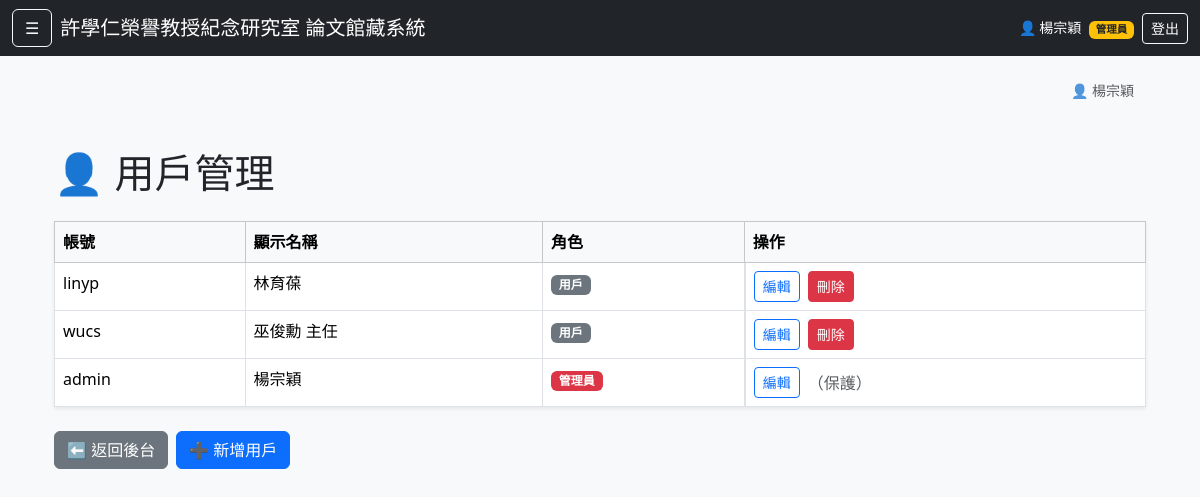
Page /admin/users (signed in) on the committed database.
### tables this page shows
CREATE TABLE users (
    id INTEGER PRIMARY KEY AUTOINCREMENT,
    username TEXT UNIQUE NOT NULL,
    password_hash TEXT NOT NULL,
    role TEXT DEFAULT 'user'
, display_name TEXT);

### app.py (the view)
@app.route('/admin/users')
def admin_users():
    if not session.get('logged_in') or session.get('role') != 'admin':
        flash("⚠️ 請以管理員身份登入以進入後台")
        return redirect(url_for('login'))
    conn = sqlite3.connect(DB_PATH)
    conn.row_factory = sqlite3.Row
    cursor = conn.cursor()
    cursor.execute("SELECT * FROM users ORDER BY role DESC, username ASC")
    users = cursor.fetchall()
    conn.close()
    return render_template('admin_users.html', users=users)

### templates/admin_users.html (shortened to what this page needs)
<!DOCTYPE html>
<html lang="zh-Hant">
{% extends "base.html" %}
{% block content %}
<body class="bg-light">
{% if session.get('display_name') %}
    <div class="text-end me-4 mt-2 small text-muted">
        👤 {{ session['display_name'] }}
    </div>
{% endif %}
    <div class="container py-5">
        <h1 class="mb-4">👤 用戶管理</h1>
        <table class="table table-bordered table-hover bg-white shadow-sm">
            <thead class="table-light">
                <tr>
                    <th>帳號</th>
					<th>顯示名稱</th>
                    <th>角色</th>
                    <th>操作</th>
                </tr>
            </thead>
            <tbody>
                {% for user in users %}
                <tr>
                    <td>{{ user['username'] }}</td>
						<td>{{ user['display_name'] or '（未設定）' }}</td>
						<td>
							{% if user['role'] == 'admin' %}
							<span class="badge bg-danger">管理員</span>
							{% else %}
							<span class="badge bg-secondary">用戶</span>
							{% endif %}
					</td>
<td class="d-flex gap-2">
    <a href="{{ url_for('edit_user', user_id=user['id']) }}" class="btn btn-sm btn-outline-primary">編輯</a>
    {% if user['username'] != 'admin' %}
        <a href="{{ url_for('delete_user', user_id=user['id']) }}" class="btn btn-sm btn-danger"
           onclick="return confirm('確定要刪除這個用戶嗎？')">刪除</a>
    {% else %}
        <span class="text-muted mt-1">（保護）</span>
    {% endif %}
</td>
                </tr>
                {% endfor %}
            </tbody>
        </table>
        <div class="d-flex gap-2 mt-4">
            <a href="/admin" class="btn btn-secondary">⬅ 返回後台</a>
            <a href="/admin/add_user" class="btn btn-primary">➕ 新增用戶</a>
        </div>
    </div>
</body>
{% endblock %}

### templates/base.html (shortened to what this page needs)
<!DOCTYPE html>
<html lang="zh-Hant">
<head>
    <link href="https://cdn.jsdelivr.net/npm/bootstrap@5.3.3/dist/css/bootstrap.min.css" rel="stylesheet">
	<link href="https://cdn.jsdelivr.net/npm/bootstrap-icons@1.10.5/font/bootstrap-icons.css" rel="stylesheet">
</head>
<body>
<nav class="navbar navbar-expand-lg navbar-dark bg-dark fixed-top">
    <div class="container-fluid">
        <button class="btn btn-outline-light me-2" data-bs-toggle="offcanvas" data-bs-target="#sidebar" aria-controls="sidebar">
            ☰
        </button>
        <a class="navbar-brand" href="{{ url_for('index') }}">許學仁榮譽教授紀念研究室 論文館藏系統</a>
        <div class="ms-auto d-flex align-items-center text-white small">
		{% if session.get('logged_in') %}
			<div class="me-2">
				👤 {{ session.get('display_name', session.get('username')) }}
				{% if session.get('role') == 'admin' %}
					<span class="badge bg-warning text-dark ms-1">管理員</span>
				{% endif %}
			</div>
			<a href="{{ url_for('logout') }}" class="btn btn-outline-light btn-sm">登出</a>
		{% else %}
			未登入
		{% endif %}
		</div>
    </div>
</nav>
<div class="container mt-4">
    {% block content %}{% endblock %}
</div>
</body>
</html>

### templates/base.html (style rules this page uses)
body { padding-top: 56px; }

### rows in the picture
users: get "楊宗穎", display_name "楊宗穎", username "admin", role "管理員", shows "（保護）"
users: username "linyp", display_name "林育葆", role "用戶"
users: username "wucs", display_name "巫俊勳 主任", role "用戶"
